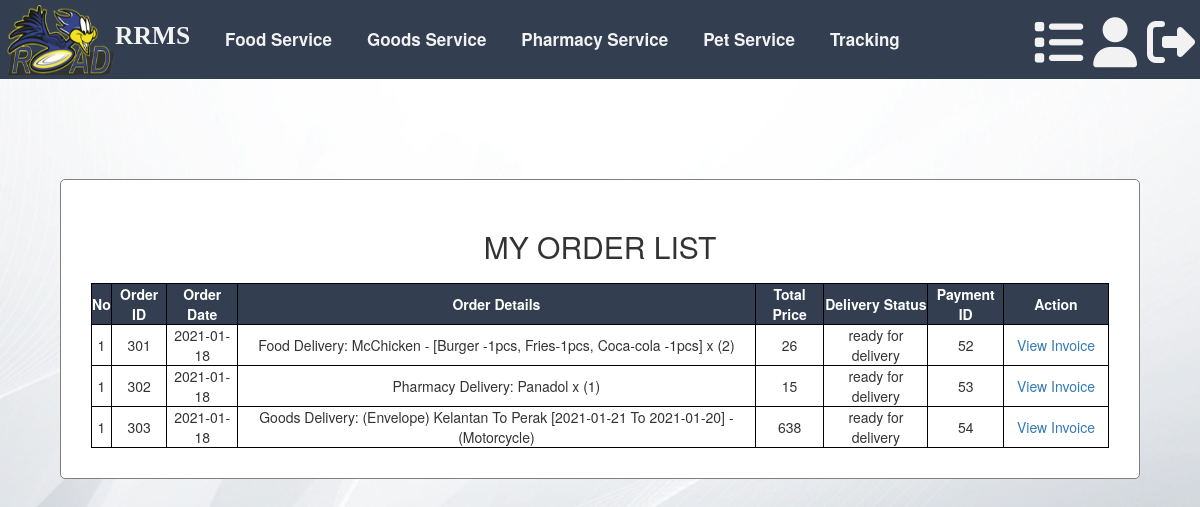
/ApplicationLayer/ManagePaymentView/orderList.php (signed in), run on the app's committed database.
### tables this page shows
CREATE TABLE `orderdetails` (
  `Order_ID` int(11) NOT NULL,
  `OrderF_ID` int(11) DEFAULT NULL,
  `OrderP_ID` int(11) DEFAULT NULL,
  `OrderG_ID` int(11) DEFAULT NULL,
  `OrderPA_ID` int(11) DEFAULT NULL,
  `Cus_ID` int(11) NOT NULL,
  `ServiceP_ID` int(11) NOT NULL,
  `OD_Details` varchar(255) NOT NULL,
  `OD_TotalPrice` decimal(10,0) NOT NULL,
  `OD_Date` date NOT NULL DEFAULT current_timestamp(),
  `OD_Status` enum('Check Out','Paid') NOT NULL DEFAULT 'Check Out',
  `DeliveryAddress` varchar(255) NOT NULL,
  `ready` varchar(50) NOT NULL DEFAULT 'Not Ready'
);

CREATE TABLE `paymentorder` (
  `Payment_ID` int(11) NOT NULL,
  `Cus_ID` int(11) NOT NULL,
  `Order_ID` int(11) NOT NULL,
  `ServiceP_ID` int(11) NOT NULL,
  `Payment_Amount` decimal(10,0) NOT NULL,
  `Payment_Time` datetime NOT NULL DEFAULT current_timestamp(),
  `Payment_Status` varchar(50) NOT NULL
);

CREATE TABLE `tracking` (
  `Tracking_ID` int(11) NOT NULL,
  `Cus_ID` int(11) NOT NULL,
  `ServiceP_ID` int(11) NOT NULL,
  `Runner_ID` int(11) NOT NULL DEFAULT 0,
  `Order_ID` int(11) NOT NULL,
  `DeliveryStatus` varchar(50) NOT NULL DEFAULT 'ready for delivery',
  `ReceiveStatus` varchar(50) NOT NULL DEFAULT 'not received yet',
  `Salary` double NOT NULL DEFAULT 5,
  `date` date NOT NULL DEFAULT current_timestamp(),
  `Assignation` varchar(50) NOT NULL DEFAULT 'Not Ready'
);

### BusinessServicesLayer/controller/Payment Controller.php (called while the page is built, shortened)
<?php
require_once $_SERVER["DOCUMENT_ROOT"].'/RRMS/BusinessServicesLayer/model/Payment.php';
class paymentController {
	function viewMyOrderDetail($Cus_ID){
		$viewOrderDetail = new paymentModel();
		$viewOrderDetail->Cus_ID = $Cus_ID;
		return $viewOrderDetail->viewMyOrderDetail();
	}
}
?>

### BusinessServicesLayer/model/Payment.php (called while the page is built, shortened)
<?php
class paymentModel {
    function connect()
    {
        $pdo = new PDO('mysql:host=localhost;dbname=rrms', 'root', '');
        $pdo->setAttribute(PDO::ATTR_ERRMODE, PDO::ERRMODE_EXCEPTION);
        return $pdo;
    }
    function viewMyOrderDetail(){
        $sql = "select * from orderdetails
        inner join serviceprovider
        inner join tracking
        inner join customer
        inner join paymentorder
        on orderdetails.Cus_ID = customer.Cus_ID and
        tracking.Order_ID = orderdetails.Order_ID and
        tracking.ServiceP_ID = serviceprovider.ServiceP_ID AND
        paymentorder.Cus_ID = customer.Cus_ID AND
        paymentorder.Order_ID = orderdetails.Order_ID AND
        orderdetails.ServiceP_ID = serviceprovider.ServiceP_ID
        where customer.Cus_ID=:CusID";
        $args = [':CusID'=>$this->Cus_ID];
        $stmt = paymentModel::connect()->prepare($sql);
        $stmt->execute($args);
        return $stmt;
    }
}
?>

### ApplicationLayer/ManagePaymentView/orderList.php (the view, shortened to what this page needs)
<!DOCTYPE html>
<html>
<head>
	<?php
	include '../../includes/cusTopNaviBar.php';
	?>
</head>
</head>
<body>
<?php
	require_once $_SERVER["DOCUMENT_ROOT"].'/RRMS/BusinessServicesLayer/controller/Payment Controller.php';
	$Cus_ID=$_SESSION['customerID'];
	$myOrder = new paymentController();
	$data = $myOrder->viewMyOrderDetail($Cus_ID);
	?>
    <div id="frm">
    	<h2>MY ORDER LIST</h2>
			<table style="margin-top: 20px;" width="100%">
				<tr id="first">
					<th>No</th>
					<th>Order ID</th>
					<th>Order Date</th>
					<th>Order Details</th>
					<th>Total Price</th>
					<th>Delivery Status</th>
					<th>Payment ID</th>
					<th>Action</th>
				</tr>
				<?php
				$i=1;
    			foreach($data as $row){
    			?>
				<tr>
					<td id="styleTr"><?=$i?></td>
					<td> <?=$row['Order_ID']?> </td>
					<td> <?=$row['OD_Date']?> </td>
					<td><?=$row['OD_Details']?></td>
					<td><?=$row['OD_TotalPrice']?></td>
					<td><?=$row['DeliveryStatus']?></td>
					<td><?=$row['Payment_ID']?></td>
					<td>
					<form action="/rrms/ApplicationLayer/ManagePaymentView/invoice.php" method="POST">
						<button class="btn btn-link" type="submit" name="Receipt">View Invoice</button>
					</td>
				</tr>
				<?php
				}
				?>
			</table>
    </div>
</body>
</html>

### includes/ExternalCSS/tracking.css (style rules this page uses)
body { background-color: #eee; }
#frm { text-align: center; border: solid grey 1px; width: 90%; border-radius: 5px; margin: 100px auto; background: white; padding: 30px; }

### includes/cusTopNaviBar.php (style rules this page uses)
body { background: url(../../includes/ExternalImage/background.jpg) no-repeat center center fixed; -webkit-background-size: cover; -moz-background-size: cover; -o-background-size: cover; background-size: cover; }

### ApplicationLayer/ManagePaymentView/orderList.php (style rules this page uses)
table, th, td { border: 1px solid black; border-collapse: collapse; text-align: center; background-color: ; }
table tr#first { border:inset 4px solid black; color:white; background-color:rgb(51, 63, 80); }

### data on the page
orderdetails: paymentorder.Order_ID "301", OD_Date "2021-01-18", OD_Details "Food Delivery: McChicken - [Burger -1pcs, Fries-1pcs, Coca-cola -1pcs] x (2)", OD_TotalPrice "26", tracking.DeliveryStatus "ready for delivery", paymentorder.Payment_ID "52"
orderdetails: paymentorder.Order_ID "302", OD_Date "2021-01-18", OD_Details "Pharmacy Delivery: Panadol x (1)", OD_TotalPrice "15", tracking.DeliveryStatus "ready for delivery", paymentorder.Payment_ID "53"
orderdetails: paymentorder.Order_ID "303", OD_Date "2021-01-18", OD_Details "Goods Delivery: (Envelope) Kelantan To Perak [2021-01-21 To 2021-01-20] - (Motorcycle)", OD_TotalPrice "638", tracking.DeliveryStatus "ready for delivery", paymentorder.Payment_ID "54"
